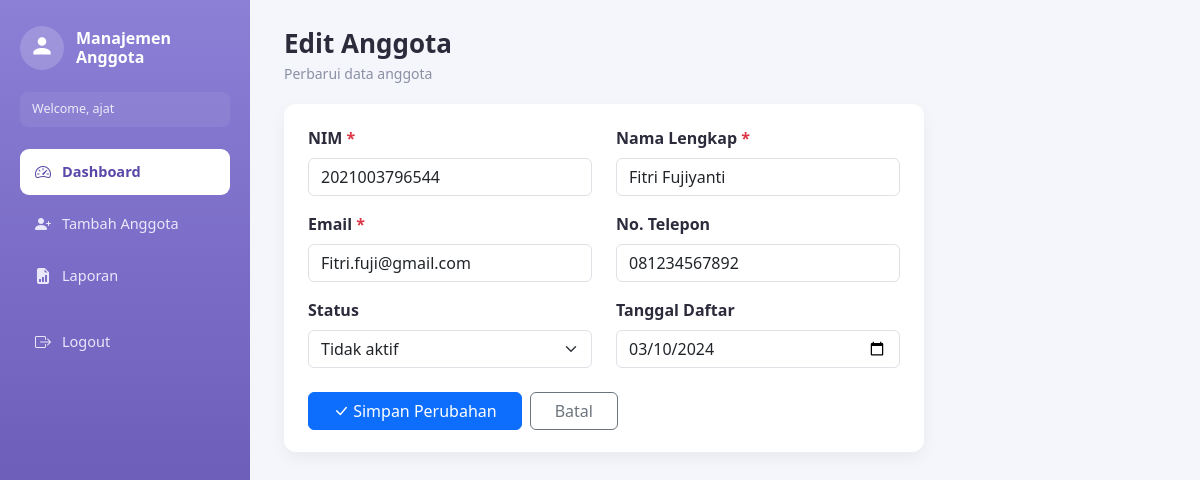
/edit_anggota.php?id=3 (signed in), run on the app's committed database.
### tables this page shows
CREATE TABLE IF NOT EXISTS anggota (
    id INT AUTO_INCREMENT PRIMARY KEY,
    nim VARCHAR(20) NOT NULL UNIQUE,
    nama_lengkap VARCHAR(100) NOT NULL,
    email VARCHAR(100) NOT NULL,
    no_telepon VARCHAR(20) DEFAULT NULL,
    foto VARCHAR(255) DEFAULT NULL,
    status ENUM('Aktif','Tidak aktif') NOT NULL DEFAULT 'Aktif',
    tgl_daftar DATE NOT NULL,
    created_at TIMESTAMP DEFAULT CURRENT_TIMESTAMP
);

### edit_anggota.php (the view, shortened to what this page needs)
<?php
require_once __DIR__ . '/config/db.php';
$id = (int)($_GET['id'] ?? 0);
$stmt = $pdo->prepare('SELECT * FROM anggota WHERE id = ?');
$stmt->execute([$id]);
$anggota = $stmt->fetch();
?>
<!DOCTYPE html>
<html lang="id">
<head>
<link rel="stylesheet" href="https://cdn.jsdelivr.net/npm/bootstrap@5.3.3/dist/css/bootstrap.min.css">
<link rel="stylesheet" href="https://cdn.jsdelivr.net/npm/bootstrap-icons@1.11.3/font/bootstrap-icons.css">
<link rel="stylesheet" href="assets/css/style.css">
</head>
<body>
<div class="app-shell">
    <?php include __DIR__ . '/includes/sidebar.php'; ?>
    <main class="main-content">
        <div class="page-header">
            <div>
                <h1>Edit Anggota</h1>
                <p>Perbarui data anggota</p>
            </div>
        </div>
        <div class="panel" style="max-width:640px;">
            <form method="POST" action="edit_anggota.php?id=<?= $anggota['id'] ?>">
                <div class="row">
                    <div class="col-md-6 mb-3">
                        <label class="form-label fw-semibold">NIM <span class="text-danger">*</span></label>
                        <input type="text" name="nim" class="form-control" value="<?= htmlspecialchars($anggota['nim']) ?>" required>
                    </div>
                    <div class="col-md-6 mb-3">
                        <label class="form-label fw-semibold">Nama Lengkap <span class="text-danger">*</span></label>
                        <input type="text" name="nama_lengkap" class="form-control" value="<?= htmlspecialchars($anggota['nama_lengkap']) ?>" required>
                    </div>
                </div>
                <div class="row">
                    <div class="col-md-6 mb-3">
                        <label class="form-label fw-semibold">Email <span class="text-danger">*</span></label>
                        <input type="email" name="email" class="form-control" value="<?= htmlspecialchars($anggota['email']) ?>" required>
                    </div>
                    <div class="col-md-6 mb-3">
                        <label class="form-label fw-semibold">No. Telepon</label>
                        <input type="text" name="no_telepon" class="form-control" value="<?= htmlspecialchars($anggota['no_telepon'] ?? '') ?>">
                    </div>
                </div>
                <div class="row">
                    <div class="col-md-6 mb-3">
                        <label class="form-label fw-semibold">Status</label>
                        <select name="status" class="form-select">
                            <option value="Tidak aktif" <?= $anggota['status'] === 'Tidak aktif' ? 'selected' : '' ?>>Tidak aktif</option>
                        </select>
                    </div>
                    <div class="col-md-6 mb-3">
                        <label class="form-label fw-semibold">Tanggal Daftar</label>
                        <input type="date" name="tgl_daftar" class="form-control" value="<?= htmlspecialchars($anggota['tgl_daftar']) ?>">
                    </div>
                </div>
                <div class="d-flex gap-2 mt-2">
                    <button type="submit" class="btn btn-primary px-4"><i class="bi bi-check-lg"></i> Simpan Perubahan</button>
                    <a href="dashboard.php" class="btn btn-outline-secondary px-4">Batal</a>
                </div>
            </form>
        </div>
    </main>
</div>
</body>
</html>

### style.css (style rules this page uses)
:root { --purple-top:#8b7fd6; --purple-bottom:#5a48a8; --blue:#2f8fef; --green:#28a768; --amber:#f4b400; --cyan:#17c1d9; --bg:#f4f6fb; --text-dark:#2b2b3c; --muted:#8a8fa3; }
* { box-sizing:border-box; }
body { background:var(--bg); font-family:'Segoe UI', Roboto, Arial, sans-serif; color:var(--text-dark); margin:0; }
.app-shell { display:flex; min-height:100vh; }
.main-content { flex:1; padding:28px 34px; min-width:0; }
.page-header { display:flex; justify-content:space-between; align-items:flex-start; margin-bottom:20px; flex-wrap:wrap; gap:10px; }
.page-header h1 { font-size:26px; font-weight:700; margin:0 0 4px 0; }
.page-header p { color:var(--muted); margin:0; font-size:14px; }
.panel { background:#fff; border-radius:12px; padding:22px 24px; box-shadow:0 6px 16px rgba(0,0,0,.05); margin-bottom:22px; }

### data on the page
anggota: nim "2021003796544", nama_lengkap "Fitri Fujiyanti", email "Fitri.fuji@gmail.com", no_telepon "081234567892", status "Tidak aktif", tgl_daftar "03/10/2024"

### other printed values
$namaUser "ajat"
